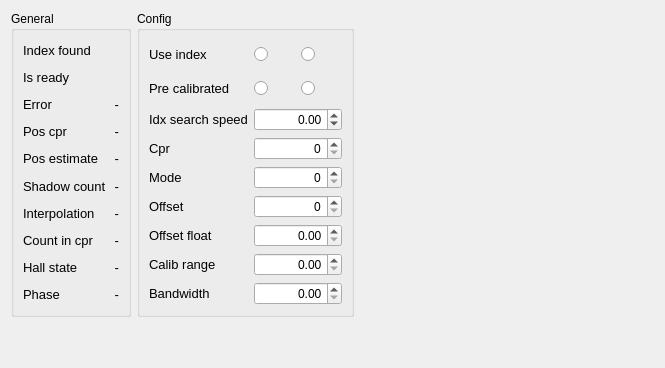
            <widget class="QWidget" name="tab_8">
             <attribute name="title">
              <string>Encoder</string>
             </attribute>
             <layout class="QGridLayout" name="gridLayout_85">
              <item row="0" column="1" alignment="Qt::AlignTop">
               <widget class="QGroupBox" name="groupBox_encoder_config_2">
                <property name="title">
                 <string>Config</string>
                </property>
                <layout class="QGridLayout" name="gridLayout_86">
                 <item row="0" column="0">
                  <layout class="QGridLayout" name="gridLayout_87">
                   <item row="3" column="1">
                    <widget class="QSpinBox" name="spinBox_cprValue_axis1">
                     <property name="alignment">
                      <set>Qt::AlignRight|Qt::AlignTrailing|Qt::AlignVCenter</set>
                     </property>
                     <property name="maximum">
                      <number>1000000</number>
                     </property>
                    </widget>
                   </item>
                   <item row="0" column="0">
                    <widget class="QLabel" name="label_useIndex_2">
                     <property name="font">
                      <font>
                       <pointsize>10</pointsize>
                      </font>
                     </property>
                     <property name="text">
                      <string>Use index</string>
                     </property>
                    </widget>
                   </item>
                   <item row="3" column="0">
                    <widget class="QLabel" name="label_cpr_2">
                     <property name="font">
                      <font>
                       <pointsize>10</pointsize>
                      </font>
                     </property>
                     <property name="text">
                      <string>Cpr</string>
                     </property>
                    </widget>
                   </item>
                   <item row="2" column="0">
                    <widget class="QLabel" name="label_idxSearchSpeed_2">
                     <property name="font">
                      <font>
                       <pointsize>10</pointsize>
                      </font>
                     </property>
                     <property name="text">
                      <string>Idx search speed</string>
                     </property>
                    </widget>
                   </item>
                   <item row="1" column="0">
                    <widget class="QLabel" name="label_preCalibratedEncoder_2">
                     <property name="font">
                      <font>
                       <pointsize>10</pointsize>
                      </font>
                     </property>
                     <property name="text">
                      <string>Pre calibrated</string>
                     </property>
                    </widget>
                   </item>
                   <item row="4" column="0">
                    <widget class="QLabel" name="label_modeEncoder_2">
                     <property name="font">
                      <font>
                       <pointsize>10</pointsize>
                      </font>
                     </property>
                     <property name="text">
                      <string>Mode</string>
                     </property>
                    </widget>
                   </item>
                   <item row="0" column="1">
                    <layout class="QGridLayout" name="gridLayout_88">
                     <item row="0" column="0">
                      <widget class="QRadioButton" name="radioButton_useIndexTrue_axis1">
                       <property name="minimumSize">
                        <size>
                         <width>0</width>
                         <height>28</height>
                        </size>
                       </property>
                       <property name="text">
                        <string/>
                       </property>
                       <property name="icon">
                        <iconset>
                         <normaloff>Icons/True.jpg</normaloff>Icons/True.jpg</iconset>
                       </property>
                       <property name="iconSize">
                        <size>
                         <width>26</width>
                         <height>26</height>
                        </size>
                       </property>
                       <attribute name="buttonGroup">
                        <string notr="true">buttonGroup_21</string>
                       </attribute>
                      </widget>
                     </item>
                     <item row="0" column="1">
                      <widget class="QRadioButton" name="radioButton_useIndexFalse_axis1">
                       <property name="minimumSize">
                        <size>
                         <width>0</width>
                         <height>28</height>
                        </size>
                       </property>
                       <property name="text">
                        <string/>
                       </property>
                       <property name="icon">
                        <iconset>
                         <normaloff>Icons/False.jpg</normaloff>Icons/False.jpg</iconset>
                       </property>
                       <property name="iconSize">
                        <size>
                         <width>26</width>
                         <height>26</height>
                        </size>
                       </property>
                       <attribute name="buttonGroup">
                        <string notr="true">buttonGroup_21</string>
                       </attribute>
                      </widget>
                     </item>
                    </layout>
                   </item>
                   <item row="1" column="1">
                    <layout class="QGridLayout" name="gridLayout_89">
                     <item row="0" column="0">
                      <widget class="QRadioButton" name="radioButton_encoderPreCalibratedTrue_axis1">
                       <property name="minimumSize">
                        <size>
                         <width>0</width>
                         <height>28</height>
                        </size>
                       </property>
                       <property name="text">
                        <string/>
                       </property>
                       <property name="icon">
                        <iconset>
                         <normaloff>Icons/True.jpg</normaloff>Icons/True.jpg</iconset>
                       </property>
                       <property name="iconSize">
                        <size>
                         <width>26</width>
                         <height>26</height>
                        </size>
                       </property>
                       <attribute name="buttonGroup">
                        <string notr="true">buttonGroup_22</string>
                       </attribute>
                      </widget>
                     </item>
                     <item row="0" column="1">
                      <widget class="QRadioButton" name="radioButton_encoderPreCalibratedFalse_axis1">
                       <property name="minimumSize">
                        <size>
                         <width>0</width>
                         <height>28</height>
                        </size>
                       </property>
                       <property name="text">
                        <string/>
                       </property>
                       <property name="icon">
                        <iconset>
                         <normaloff>Icons/False.jpg</normaloff>Icons/False.jpg</iconset>
                       </property>
                       <property name="iconSize">
                        <size>
                         <width>26</width>
                         <height>26</height>
                        </size>
                       </property>
                       <attribute name="buttonGroup">
                        <string notr="true">buttonGroup_22</string>
                       </attribute>
                      </widget>
                     </item>
                    </layout>
                   </item>
                   <item row="2" column="1">
                    <widget class="QDoubleSpinBox" name="doubleSpinBox_idxSearchSpeedValue_axis1">
                     <property name="alignment">
                      <set>Qt::AlignRight|Qt::AlignTrailing|Qt::AlignVCenter</set>
                     </property>
                     <property name="minimum">
                      <double>-1000000.000000000000000</double>
                     </property>
                     <property name="maximum">
                      <double>1000000.000000000000000</double>
                     </property>
                    </widget>
                   </item>
                   <item row="4" column="1">
                    <widget class="QSpinBox" name="spinBox_modeEncoderValue_axis1">
                     <property name="alignment">
                      <set>Qt::AlignRight|Qt::AlignTrailing|Qt::AlignVCenter</set>
                     </property>
                     <property name="maximum">
                      <number>1000000</number>
                     </property>
                    </widget>
                   </item>
                   <item row="6" column="1">
                    <widget class="QDoubleSpinBox" name="doubleSpinBox_offsetFloatValue_axis1">
                     <property name="alignment">
                      <set>Qt::AlignRight|Qt::AlignTrailing|Qt::AlignVCenter</set>
                     </property>
                     <property name="maximum">
                      <double>1000000.000000000000000</double>
                     </property>
                    </widget>
                   </item>
                   <item row="5" column="0">
                    <widget class="QLabel" name="label_offset_2">
                     <property name="font">
                      <font>
                       <pointsize>10</pointsize>
                      </font>
                     </property>
                     <property name="text">
                      <string>Offset</string>
                     </property>
                    </widget>
                   </item>
                   <item row="7" column="0">
                    <widget class="QLabel" name="label_calibRange_2">
                     <property name="font">
                      <font>
                       <pointsize>10</pointsize>
                      </font>
                     </property>
                     <property name="text">
                      <string>Calib range</string>
                     </property>
                    </widget>
                   </item>
                   <item row="6" column="0">
                    <widget class="QLabel" name="label_offsetFloat_2">
                     <property name="font">
                      <font>
                       <pointsize>10</pointsize>
                      </font>
                     </property>
                     <property name="text">
                      <string>Offset float</string>
                     </property>
                    </widget>
                   </item>
                   <item row="5" column="1">
                    <widget class="QSpinBox" name="spinBox_offsetValue_axis1">
                     <property name="alignment">
                      <set>Qt::AlignRight|Qt::AlignTrailing|Qt::AlignVCenter</set>
                     </property>
                     <property name="maximum">
                      <number>1000000</number>
                     </property>
                    </widget>
                   </item>
                   <item row="8" column="1">
                    <widget class="QDoubleSpinBox" name="doubleSpinBox_bandwidthValue_axis1">
                     <property name="alignment">
                      <set>Qt::AlignRight|Qt::AlignTrailing|Qt::AlignVCenter</set>
                     </property>
                     <property name="maximum">
                      <double>1000000.000000000000000</double>
                     </property>
                    </widget>
                   </item>
                   <item row="7" column="1">
                    <widget class="QDoubleSpinBox" name="doubleSpinBox_calibRangeValue_axis1">
                     <property name="alignment">
                      <set>Qt::AlignRight|Qt::AlignTrailing|Qt::AlignVCenter</set>
                     </property>
                     <property name="maximum">
                      <double>1000000.000000000000000</double>
                     </property>
                    </widget>
                   </item>
                   <item row="8" column="0">
                    <widget class="QLabel" name="label_bandwidth_2">
                     <property name="font">
                      <font>
                       <pointsize>10</pointsize>
                      </font>
                     </property>
                     <property name="text">
                      <string>Bandwidth</string>
                     </property>
                    </widget>
                   </item>
                  </layout>
                 </item>
                </layout>
               </widget>
              </item>
              <item row="0" column="0">
               <widget class="QGroupBox" name="groupBox_16">
                <property name="minimumSize">
                 <size>
                  <width>0</width>
                  <height>0</height>
                 </size>
                </property>
                <property name="title">
                 <string>General</string>
                </property>
                <layout class="QGridLayout" name="gridLayout_90">
                 <item row="0" column="0">
                  <layout class="QGridLayout" name="gridLayout_91">
                   <item row="3" column="2">
                    <widget class="QLabel" name="label_posCprValue_axis1">
                     <property name="font">
                      <font>
                       <pointsize>10</pointsize>
                      </font>
                     </property>
                     <property name="text">
                      <string>-</string>
                     </property>
                     <property name="alignment">
                      <set>Qt::AlignRight|Qt::AlignTrailing|Qt::AlignVCenter</set>
                     </property>
                    </widget>
                   </item>
                   <item row="3" column="0">
                    <widget class="QLabel" name="label_posCpr_2">
                     <property name="font">
                      <font>
                       <pointsize>10</pointsize>
                      </font>
                     </property>
                     <property name="text">
                      <string>Pos cpr</string>
                     </property>
                    </widget>
                   </item>
                   <item row="5" column="0">
                    <widget class="QLabel" name="label_shadowCount_2">
                     <property name="font">
                      <font>
                       <pointsize>10</pointsize>
                      </font>
                     </property>
                     <property name="text">
                      <string>Shadow count</string>
                     </property>
                    </widget>
                   </item>
                   <item row="1" column="0">
                    <widget class="QLabel" name="label_isReadyEncoder_2">
                     <property name="font">
                      <font>
                       <pointsize>10</pointsize>
                      </font>
                     </property>
                     <property name="text">
                      <string>Is ready</string>
                     </property>
                    </widget>
                   </item>
                   <item row="5" column="2">
                    <widget class="QLabel" name="label_shadowCountValue_axis1">
                     <property name="font">
                      <font>
                       <pointsize>10</pointsize>
                      </font>
                     </property>
                     <property name="text">
                      <string>-</string>
                     </property>
                     <property name="alignment">
                      <set>Qt::AlignRight|Qt::AlignTrailing|Qt::AlignVCenter</set>
                     </property>
                    </widget>
                   </item>
                   <item row="1" column="2">
                    <widget class="QLabel" name="icon_isReadyEncoderValue_axis1">
                     <property name="text">
                      <string/>
                     </property>
                     <property name="pixmap">
                      <pixmap>../../../home/Users/pjurgaitis/Downloads/Icons/NoState.jpg</pixmap>
                     </property>
                     <property name="alignment">
                      <set>Qt::AlignRight|Qt::AlignTrailing|Qt::AlignVCenter</set>
                     </property>
                    </widget>
                   </item>
                   <item row="4" column="0">
                    <widget class="QLabel" name="label_postEstimate_2">
                     <property name="font">
                      <font>
                       <pointsize>10</pointsize>
                      </font>
                     </property>
                     <property name="text">
                      <string>Pos estimate</string>
                     </property>
                    </widget>
                   </item>
                   <item row="4" column="2">
                    <widget class="QLabel" name="label_posEstimateValue_axis1">
                     <property name="font">
                      <font>
                       <pointsize>10</pointsize>
                      </font>
                     </property>
                     <property name="text">
                      <string>-</string>
                     </property>
                     <property name="alignment">
                      <set>Qt::AlignRight|Qt::AlignTrailing|Qt::AlignVCenter</set>
                     </property>
                    </widget>
                   </item>
                   <item row="0" column="2">
                    <widget class="QLabel" name="icon_indexFoundValue_axis1">
                     <property name="text">
                      <string/>
                     </property>
                     <property name="pixmap">
                      <pixmap>../../../home/Users/pjurgaitis/Downloads/Icons/NoState.jpg</pixmap>
                     </property>
                     <property name="alignment">
                      <set>Qt::AlignRight|Qt::AlignTrailing|Qt::AlignVCenter</set>
                     </property>
                    </widget>
                   </item>
                   <item row="7" column="0">
                    <widget class="QLabel" name="label_countInCpr_2">
                     <property name="font">
                      <font>
                       <pointsize>10</pointsize>
                      </font>
                     </property>
                     <property name="text">
                      <string>Count in cpr</string>
                     </property>
                    </widget>
                   </item>
                   <item row="6" column="2">
                    <widget class="QLabel" name="label_interpolationValue_axis1">
                     <property name="font">
                      <font>
                       <pointsize>10</pointsize>
                      </font>
                     </property>
                     <property name="text">
                      <string>-</string>
                     </property>
                     <property name="alignment">
                      <set>Qt::AlignRight|Qt::AlignTrailing|Qt::AlignVCenter</set>
                     </property>
                    </widget>
                   </item>
                   <item row="2" column="2">
                    <widget class="QLabel" name="label_encoderErrorValue_axis1">
                     <property name="font">
                      <font>
                       <pointsize>10</pointsize>
                      </font>
                     </property>
                     <property name="text">
                      <string>-</string>
                     </property>
                     <property name="alignment">
                      <set>Qt::AlignRight|Qt::AlignTrailing|Qt::AlignVCenter</set>
                     </property>
                    </widget>
                   </item>
                   <item row="6" column="0">
                    <widget class="QLabel" name="label_interpolation_2">
                     <property name="font">
                      <font>
                       <pointsize>10</pointsize>
                      </font>
                     </property>
                     <property name="text">
                      <string>Interpolation</string>
                     </property>
                    </widget>
                   </item>
                   <item row="8" column="2">
                    <widget class="QLabel" name="label_hallStateValue_axis1">
                     <property name="font">
                      <font>
                       <pointsize>10</pointsize>
                      </font>
                     </property>
                     <property name="text">
                      <string>-</string>
                     </property>
                     <property name="alignment">
                      <set>Qt::AlignRight|Qt::AlignTrailing|Qt::AlignVCenter</set>
                     </property>
                    </widget>
                   </item>
                   <item row="8" column="0">
                    <widget class="QLabel" name="label_hallState_2">
                     <property name="font">
                      <font>
                       <pointsize>10</pointsize>
                      </font>
                     </property>
                     <property name="text">
                      <string>Hall state</string>
                     </property>
                    </widget>
                   </item>
                   <item row="2" column="0">
                    <widget class="QLabel" name="label_errorEncoder_2">
                     <property name="font">
                      <font>
                       <pointsize>10</pointsize>
                      </font>
                     </property>
                     <property name="text">
                      <string>Error </string>
                     </property>
                    </widget>
                   </item>
                   <item row="9" column="0">
                    <widget class="QLabel" name="label_phase_2">
                     <property name="font">
                      <font>
                       <pointsize>10</pointsize>
                      </font>
                     </property>
                     <property name="text">
                      <string>Phase</string>
                     </property>
                    </widget>
                   </item>
                   <item row="7" column="2">
                    <widget class="QLabel" name="label_countInCprValue_axis1">
                     <property name="font">
                      <font>
                       <pointsize>10</pointsize>
                      </font>
                     </property>
                     <property name="text">
                      <string>-</string>
                     </property>
                     <property name="alignment">
                      <set>Qt::AlignRight|Qt::AlignTrailing|Qt::AlignVCenter</set>
                     </property>
                    </widget>
                   </item>
                   <item row="9" column="2">
                    <widget class="QLabel" name="label_phaseValue_axis1">
                     <property name="font">
                      <font>
                       <pointsize>10</pointsize>
                      </font>
                     </property>
                     <property name="text">
                      <string>-</string>
                     </property>
                     <property name="alignment">
                      <set>Qt::AlignRight|Qt::AlignTrailing|Qt::AlignVCenter</set>
                     </property>
                    </widget>
                   </item>
                   <item row="0" column="0">
                    <widget class="QLabel" name="label_indexFound_2">
                     <property name="font">
                      <font>
                       <pointsize>10</pointsize>
                      </font>
                     </property>
                     <property name="text">
                      <string>Index found</string>
                     </property>
                    </widget>
                   </item>
                  </layout>
                 </item>
                </layout>
               </widget>
              </item>
              <item row="1" column="1">
               <spacer name="verticalSpacer_3">
                <property name="orientation">
                 <enum>Qt::Vertical</enum>
                </property>
                <property name="sizeHint" stdset="0">
                 <size>
                  <width>20</width>
                  <height>40</height>
                 </size>
                </property>
               </spacer>
              </item>
              <item row="0" column="2">
               <spacer name="horizontalSpacer_3">
                <property name="orientation">
                 <enum>Qt::Horizontal</enum>
                </property>
                <property name="sizeType">
                 <enum>QSizePolicy::Maximum</enum>
                </property>
                <property name="sizeHint" stdset="0">
                 <size>
                  <width>300</width>
                  <height>20</height>
                 </size>
                </property>
               </spacer>
              </item>
             </layout>
            </widget>
